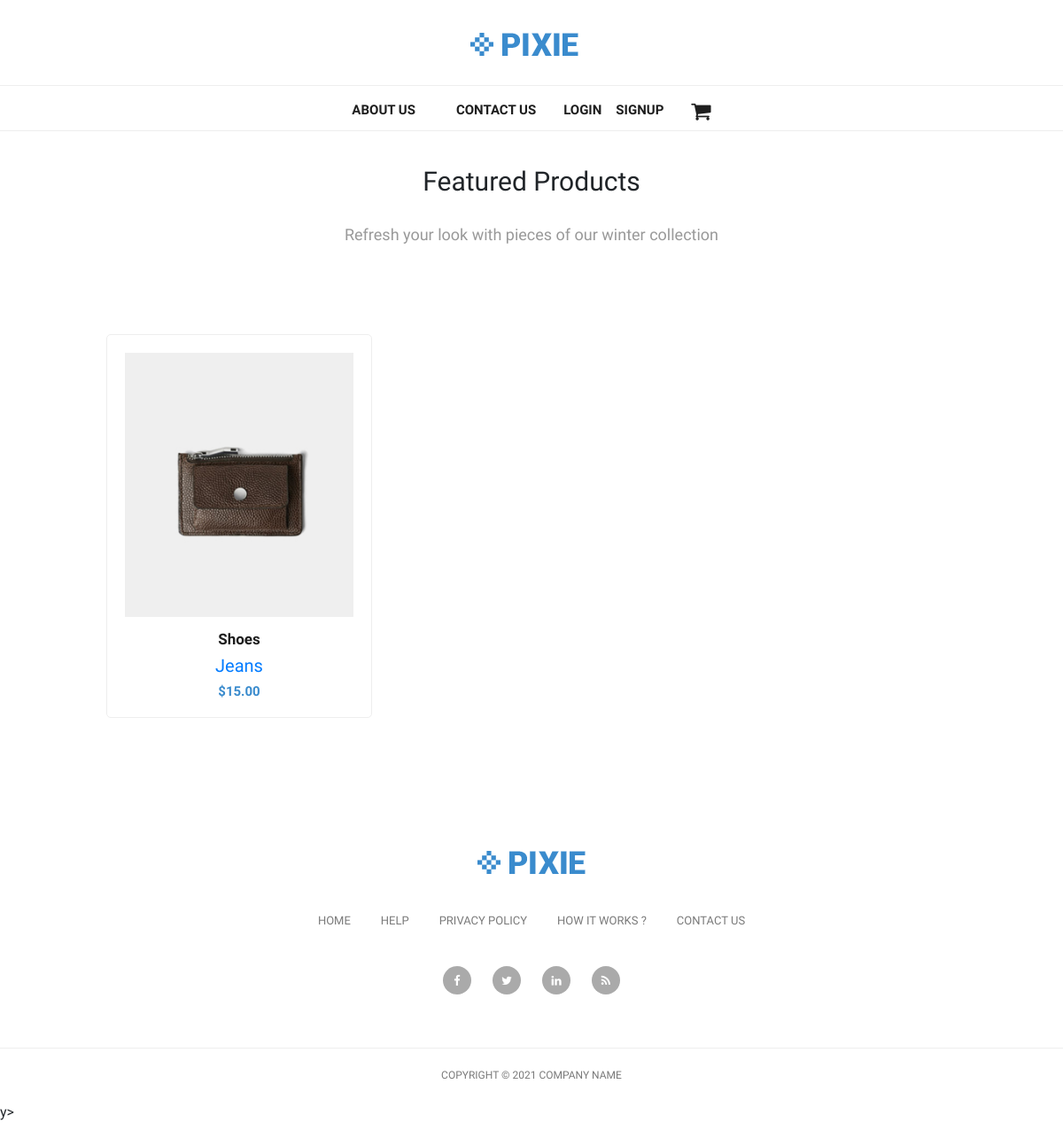
Screenshot of /products/ with the database file from the repository.
### products/models.py (models this page shows, shortened)
class Product(models.Model):
    title = models.CharField(max_length=100)
    brand = models.CharField(max_length=100)
    description = models.TextField(max_length=500, blank=True, null=True)
    price = models.PositiveIntegerField()
    image = models.ImageField(upload_to='products/', null=True)
    def get_absolute_url(self):
        return reverse('product_details', args=(self.id,))

### products/views.py (the view)
# urls.py: path('products/', product_list, name='product_list'),
def product_list(request):
    products = Product.objects.all()
    return render(request, 'products/product_list.html', {'products': products})

### templates/products/product_list.html (shortened to what this page needs)
{% extends "base.html" %}
{% block content %}
<section id="featured-products">
    <h2 class="section-headline">Featured Products</h2>
    <p class="section-description">
        Refresh your look with pieces of our winter collection
    </p>
</section>
    <div class="row posts">
        {% for product in products %}
        <div id="1" class="item new col-md-4">
          <a href="{{product.get_absolute_url}}">
            <div class="featured-item">
                <img src="{{product.image.url}}" alt="Item 1">
                <h4>{{ product.title | capfirst }}</h4>
                <h5>{{ product.brand | capfirst }}</h5>
                <h6>${{ product.price | floatformat:2 }}</h6>
            </div>
          </a>
        </div>
        {% empty %}
        <p>No products yet.</p>
        {% endfor %}
{% endblock %}

### static/assets/css/style.css (style rules this page uses)
html { scroll-behavior: smooth; }
body { margin: 0; font-family: 'Questrial', sans-serif; }
.section-headline { font-size: 30px; font-weight: normal; margin: 0px; }
.section-description { color: #999; font-size: 18px; margin-bottom: 100px; margin-top: 30px; }

### static/assets/css/tooplate-main.css (style rules this page uses)
body { font-family: 'Roboto', sans-serif; transition: all 0.5s; }
p { margin-bottom: 0px; font-size: 14px; color: #4a4a4a; line-height: 24px; }
a { text-decoration: none!important; }
.featured-item { border-radius: 5px; border: 1px solid #eee; padding: 20px; transition: all 0.5s; }
.featured-item img { width: 100%; }
.featured-item h4 { font-size: 17px; font-weight: 700; color: #1e1e1e; margin-top: 15px; transition: all 0.5s; }
.featured-item h6 { color: #3a8bcd; font-size: 15px; font-weight: 700; margin-bottom: 0px; }

### rows the page displays
Product: image (picture), title "Shoes", brand "Jeans", price "15.00"
